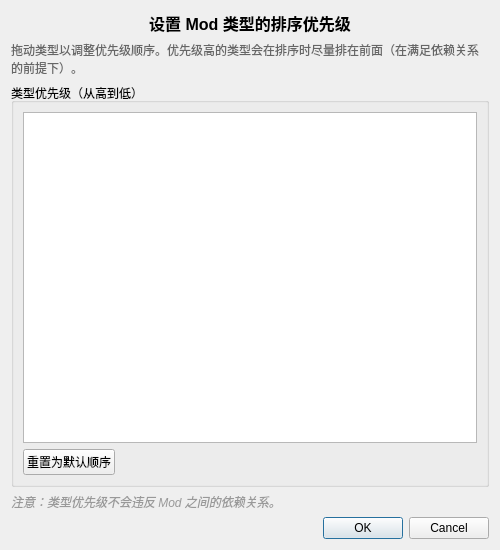
<?xml version="1.0" encoding="UTF-8"?>
<ui version="4.0">
 <class>TypePriorityDialog</class>
 <widget class="QDialog" name="TypePriorityDialog">
  <property name="geometry">
   <rect>
    <x>0</x>
    <y>0</y>
    <width>500</width>
    <height>550</height>
   </rect>
  </property>
  <property name="windowTitle">
   <string>类型优先级设置</string>
  </property>
  <layout class="QVBoxLayout" name="verticalLayout">
   <item>
    <widget class="QLabel" name="titleLabel">
     <property name="text">
      <string>&lt;html&gt;&lt;head/&gt;&lt;body&gt;&lt;p&gt;&lt;span style=&quot; font-size:12pt; font-weight:600;&quot;&gt;设置 Mod 类型的排序优先级&lt;/span&gt;&lt;/p&gt;&lt;/body&gt;&lt;/html&gt;</string>
     </property>
     <property name="alignment">
      <set>Qt::AlignCenter</set>
     </property>
    </widget>
   </item>
   <item>
    <widget class="QLabel" name="hintLabel">
     <property name="text">
      <string>&lt;html&gt;&lt;head/&gt;&lt;body&gt;&lt;p&gt;&lt;span style=&quot; font-size:9pt; color:#666666;&quot;&gt;拖动类型以调整优先级顺序。优先级高的类型会在排序时尽量排在前面（在满足依赖关系的前提下）。&lt;/span&gt;&lt;/p&gt;&lt;/body&gt;&lt;/html&gt;</string>
     </property>
     <property name="wordWrap">
      <bool>true</bool>
     </property>
    </widget>
   </item>
   <item>
    <widget class="QGroupBox" name="priorityGroupBox">
     <property name="title">
      <string>类型优先级（从高到低）</string>
     </property>
     <layout class="QVBoxLayout" name="verticalLayout_2">
      <item>
       <widget class="QListWidget" name="priorityList">
        <property name="dragDropMode">
         <enum>QAbstractItemView::InternalMove</enum>
        </property>
        <property name="selectionMode">
         <enum>QAbstractItemView::SingleSelection</enum>
        </property>
       </widget>
      </item>
      <item>
       <layout class="QHBoxLayout" name="horizontalLayout">
        <item>
         <widget class="QPushButton" name="resetButton">
          <property name="text">
           <string>重置为默认顺序</string>
          </property>
         </widget>
        </item>
        <item>
         <spacer name="horizontalSpacer">
          <property name="orientation">
           <enum>Qt::Horizontal</enum>
          </property>
          <property name="sizeHint" stdset="0">
           <size>
            <width>40</width>
            <height>20</height>
           </size>
          </property>
         </spacer>
        </item>
       </layout>
      </item>
     </layout>
    </widget>
   </item>
   <item>
    <widget class="QLabel" name="noteLabel">
     <property name="text">
      <string>&lt;html&gt;&lt;head/&gt;&lt;body&gt;&lt;p&gt;&lt;span style=&quot; font-size:9pt; font-style:italic; color:#999999;&quot;&gt;注意：类型优先级不会违反 Mod 之间的依赖关系。&lt;/span&gt;&lt;/p&gt;&lt;/body&gt;&lt;/html&gt;</string>
     </property>
     <property name="wordWrap">
      <bool>true</bool>
     </property>
    </widget>
   </item>
   <item>
    <widget class="QDialogButtonBox" name="buttonBox">
     <property name="orientation">
      <enum>Qt::Horizontal</enum>
     </property>
     <property name="standardButtons">
      <set>QDialogButtonBox::Cancel|QDialogButtonBox::Ok</set>
     </property>
    </widget>
   </item>
  </layout>
 </widget>
 <resources/>
 <connections>
  <connection>
   <sender>buttonBox</sender>
   <signal>accepted()</signal>
   <receiver>TypePriorityDialog</receiver>
   <slot>accept()</slot>
   <hints>
    <hint type="sourcelabel">
     <x>249</x>
     <y>519</y>
    </hint>
    <hint type="destinationlabel">
     <x>249</x>
     <y>274</y>
    </hint>
   </hints>
  </connection>
  <connection>
   <sender>buttonBox</sender>
   <signal>rejected()</signal>
   <receiver>TypePriorityDialog</receiver>
   <slot>reject()</slot>
   <hints>
    <hint type="sourcelabel">
     <x>249</x>
     <y>519</y>
    </hint>
    <hint type="destinationlabel">
     <x>249</x>
     <y>274</y>
    </hint>
   </hints>
  </connection>
 </connections>
</ui>
